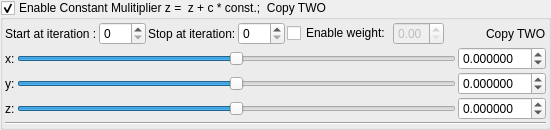
    <widget class="MyGroupBox" name="groupCheck_transform_constantMultiplier2_enabled">
     <property name="title">
      <string>Enable Constant Mulitiplier z =  z + c * const.;  Copy TWO</string>
     </property>
     <property name="checkable">
      <bool>true</bool>
     </property>
     <layout class="QVBoxLayout" name="verticalLayout_19" stretch="0,0,0">
      <property name="spacing">
       <number>2</number>
      </property>
      <property name="leftMargin">
       <number>2</number>
      </property>
      <property name="topMargin">
       <number>2</number>
      </property>
      <property name="rightMargin">
       <number>2</number>
      </property>
      <property name="bottomMargin">
       <number>2</number>
      </property>
      <item>
       <layout class="QGridLayout" name="gridLayout_18">
        <item row="0" column="0">
         <widget class="QLabel" name="label_73">
          <property name="text">
           <string>Start at iteration :</string>
          </property>
         </widget>
        </item>
        <item row="0" column="3">
         <widget class="MySpinBox" name="spinboxInt_transform_constantMultiplier2_stop_iterations">
          <property name="sizePolicy">
           <sizepolicy hsizetype="Minimum" vsizetype="Maximum">
            <horstretch>0</horstretch>
            <verstretch>0</verstretch>
           </sizepolicy>
          </property>
          <property name="maximum">
           <number>250</number>
          </property>
         </widget>
        </item>
        <item row="0" column="1">
         <widget class="MySpinBox" name="spinboxInt_transform_constantMultiplier2_start_iterations">
          <property name="sizePolicy">
           <sizepolicy hsizetype="Minimum" vsizetype="Maximum">
            <horstretch>0</horstretch>
            <verstretch>0</verstretch>
           </sizepolicy>
          </property>
          <property name="minimum">
           <number>0</number>
          </property>
          <property name="maximum">
           <number>250</number>
          </property>
          <property name="value">
           <number>0</number>
          </property>
         </widget>
        </item>
        <item row="0" column="2">
         <widget class="QLabel" name="label_74">
          <property name="text">
           <string>Stop at iteration:</string>
          </property>
         </widget>
        </item>
        <item row="0" column="9">
         <widget class="QLabel" name="label_111">
          <property name="text">
           <string>Copy TWO</string>
          </property>
         </widget>
        </item>
        <item row="0" column="7">
         <widget class="MyDoubleSpinBox" name="spinbox_transform_constantMultiplier2_weight">
          <property name="enabled">
           <bool>false</bool>
          </property>
          <property name="sizePolicy">
           <sizepolicy hsizetype="Minimum" vsizetype="Maximum">
            <horstretch>0</horstretch>
            <verstretch>0</verstretch>
           </sizepolicy>
          </property>
          <property name="decimals">
           <number>2</number>
          </property>
          <property name="minimum">
           <double>0.000000000000000</double>
          </property>
          <property name="maximum">
           <double>1.000000000000000</double>
          </property>
          <property name="singleStep">
           <double>0.100000000000000</double>
          </property>
         </widget>
        </item>
        <item row="0" column="8">
         <spacer name="horizontalSpacer_9">
          <property name="orientation">
           <enum>Qt::Horizontal</enum>
          </property>
          <property name="sizeHint" stdset="0">
           <size>
            <width>40</width>
            <height>20</height>
           </size>
          </property>
         </spacer>
        </item>
        <item row="0" column="6">
         <widget class="QCheckBox" name="checkBox_transform_constantMultiplier2_weight_enabled">
          <property name="text">
           <string>Enable weight:</string>
          </property>
         </widget>
        </item>
       </layout>
      </item>
      <item>
       <layout class="QGridLayout" name="gridLayout_29">
        <property name="spacing">
         <number>2</number>
        </property>
        <item row="1" column="1">
         <widget class="QLabel" name="label_28">
          <property name="text">
           <string>y:</string>
          </property>
         </widget>
        </item>
        <item row="1" column="3">
         <widget class="MyDoubleSpinBox" name="spinbox3_transform_constantMultiplier2_y">
          <property name="sizePolicy">
           <sizepolicy hsizetype="Minimum" vsizetype="Maximum">
            <horstretch>0</horstretch>
            <verstretch>0</verstretch>
           </sizepolicy>
          </property>
          <property name="prefix">
           <string/>
          </property>
          <property name="suffix">
           <string/>
          </property>
          <property name="decimals">
           <number>6</number>
          </property>
          <property name="minimum">
           <double>-99.989999999999995</double>
          </property>
          <property name="maximum">
           <double>99.989999999999995</double>
          </property>
          <property name="singleStep">
           <double>0.100000000000000</double>
          </property>
         </widget>
        </item>
        <item row="0" column="1">
         <widget class="QLabel" name="label_29">
          <property name="text">
           <string>x:</string>
          </property>
         </widget>
        </item>
        <item row="2" column="1">
         <widget class="QLabel" name="label_37">
          <property name="text">
           <string>z:</string>
          </property>
         </widget>
        </item>
        <item row="0" column="3">
         <widget class="MyDoubleSpinBox" name="spinbox3_transform_constantMultiplier2_x">
          <property name="sizePolicy">
           <sizepolicy hsizetype="Minimum" vsizetype="Maximum">
            <horstretch>0</horstretch>
            <verstretch>0</verstretch>
           </sizepolicy>
          </property>
          <property name="prefix">
           <string/>
          </property>
          <property name="suffix">
           <string/>
          </property>
          <property name="decimals">
           <number>6</number>
          </property>
          <property name="minimum">
           <double>-99.989999999999995</double>
          </property>
          <property name="maximum">
           <double>99.989999999999995</double>
          </property>
          <property name="singleStep">
           <double>0.100000000000000</double>
          </property>
         </widget>
        </item>
        <item row="2" column="3">
         <widget class="MyDoubleSpinBox" name="spinbox3_transform_constantMultiplier2_z">
          <property name="sizePolicy">
           <sizepolicy hsizetype="Minimum" vsizetype="Maximum">
            <horstretch>0</horstretch>
            <verstretch>0</verstretch>
           </sizepolicy>
          </property>
          <property name="prefix">
           <string/>
          </property>
          <property name="suffix">
           <string/>
          </property>
          <property name="decimals">
           <number>6</number>
          </property>
          <property name="minimum">
           <double>-99.989999999999995</double>
          </property>
          <property name="maximum">
           <double>99.989999999999995</double>
          </property>
          <property name="singleStep">
           <double>0.100000000000000</double>
          </property>
         </widget>
        </item>
        <item row="1" column="2">
         <widget class="QSlider" name="slider3_transform_constantMultiplier2_y">
          <property name="sizePolicy">
           <sizepolicy hsizetype="Expanding" vsizetype="Maximum">
            <horstretch>0</horstretch>
            <verstretch>0</verstretch>
           </sizepolicy>
          </property>
          <property name="minimum">
           <number>-5000000</number>
          </property>
          <property name="maximum">
           <number>5000000</number>
          </property>
          <property name="singleStep">
           <number>1</number>
          </property>
          <property name="orientation">
           <enum>Qt::Horizontal</enum>
          </property>
         </widget>
        </item>
        <item row="0" column="2">
         <widget class="QSlider" name="slider3_transform_constantMultiplier2_x">
          <property name="sizePolicy">
           <sizepolicy hsizetype="Preferred" vsizetype="Preferred">
            <horstretch>0</horstretch>
            <verstretch>0</verstretch>
           </sizepolicy>
          </property>
          <property name="minimum">
           <number>-5000000</number>
          </property>
          <property name="maximum">
           <number>5000000</number>
          </property>
          <property name="singleStep">
           <number>1</number>
          </property>
          <property name="orientation">
           <enum>Qt::Horizontal</enum>
          </property>
         </widget>
        </item>
        <item row="2" column="2">
         <widget class="QSlider" name="slider3_transform_constantMultiplier2_z">
          <property name="sizePolicy">
           <sizepolicy hsizetype="Expanding" vsizetype="Maximum">
            <horstretch>0</horstretch>
            <verstretch>0</verstretch>
           </sizepolicy>
          </property>
          <property name="minimum">
           <number>-5000000</number>
          </property>
          <property name="maximum">
           <number>5000000</number>
          </property>
          <property name="singleStep">
           <number>1</number>
          </property>
          <property name="orientation">
           <enum>Qt::Horizontal</enum>
          </property>
         </widget>
        </item>
       </layout>
      </item>
      <item>
       <widget class="Line" name="line_7">
        <property name="orientation">
         <enum>Qt::Horizontal</enum>
        </property>
       </widget>
      </item>
     </layout>
    </widget>
